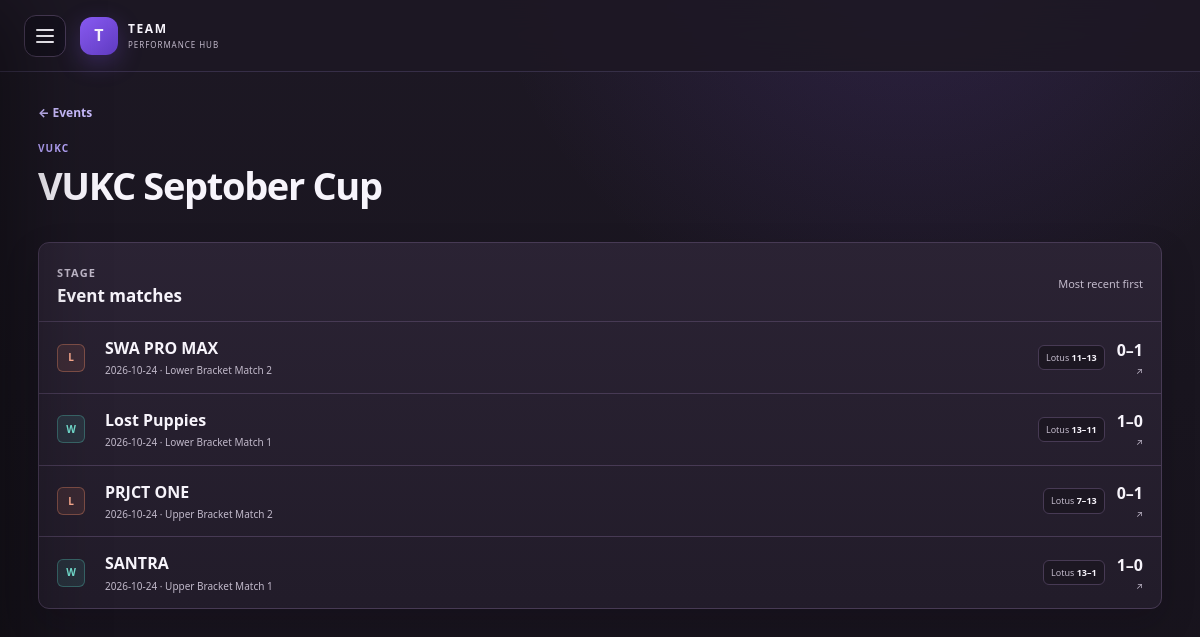
The page /events/11 on the database its author committed.
### tables this page shows
CREATE TABLE events (
    id INTEGER PRIMARY KEY,
    slug TEXT NOT NULL UNIQUE,
    name TEXT NOT NULL,
    competition TEXT NOT NULL,
    event_notes TEXT,
    placement_text TEXT,
    first_date TEXT,
    last_date TEXT
);

CREATE TABLE series (
    id INTEGER PRIMARY KEY,
    event_id INTEGER NOT NULL REFERENCES events(id) ON DELETE CASCADE,
    series_key TEXT NOT NULL UNIQUE,
    stage TEXT,
    opponent TEXT NOT NULL,
    played_at TEXT,
    best_of INTEGER NOT NULL DEFAULT 1,
    maps_won INTEGER NOT NULL DEFAULT 0,
    maps_lost INTEGER NOT NULL DEFAULT 0,
    result TEXT CHECK(result IN ('W','L','D','N/A')),
    roster_category TEXT,
    is_bye INTEGER NOT NULL DEFAULT 0,
    bye_result TEXT,
    notes TEXT
);

CREATE TABLE maps (
    id INTEGER PRIMARY KEY,
    series_id INTEGER NOT NULL REFERENCES series(id) ON DELETE CASCADE,
    match_id TEXT UNIQUE,
    map_index INTEGER NOT NULL DEFAULT 1,
    map_name TEXT NOT NULL,
    map_image_url TEXT,
    played_at TEXT,
    duration_ms INTEGER,
    raw_rounds INTEGER,
    official_rounds INTEGER,
    team_id TEXT,
    start_side TEXT,
    score_for INTEGER NOT NULL,
    score_against INTEGER NOT NULL,
    result TEXT NOT NULL CHECK(result IN ('W','L','D')),
    roster_category TEXT NOT NULL,
    composition_key TEXT,
    data_quality TEXT NOT NULL DEFAULT 'complete' CHECK(data_quality IN ('complete','partial','manual_result')),
    stats_complete INTEGER NOT NULL DEFAULT 1,
    source_path TEXT NOT NULL UNIQUE,
    raw_json TEXT NOT NULL
);

### app/main.py (the view)
@app.get("/events/{event_id}", response_class=HTMLResponse)
def event_detail(request: Request,event_id:int):
    with connect() as con:
        event=con.execute("SELECT * FROM events WHERE id=?",(event_id,)).fetchone()
        if not event: raise HTTPException(404,"Event not found")
        rows=con.execute("""SELECT s.* FROM series s WHERE s.event_id=? ORDER BY CASE WHEN s.played_at IS NULL THEN 1 ELSE 0 END,s.played_at DESC,s.id DESC""",(event_id,)).fetchall()
        groups=defaultdict(list)
        for s in rows:
            maps=con.execute("SELECT * FROM maps WHERE series_id=? ORDER BY map_index,id",(s["id"],)).fetchall()
            d={"row":s,"maps":maps}
            if event["competition"]=="Valorant Premier":
                key="Playoffs" if "playoff" in (s["stage"] or "").lower() else "Regular Season"
            else:
                key="Event matches"
            groups[key].append(d)
    ordered=[]
    for key in (["Playoffs","Regular Season"] if event["competition"]=="Valorant Premier" else ["Event matches"]):
        if groups.get(key): ordered.append((key,groups[key]))
    return templates.TemplateResponse(request,"event.html",{"event":event,"groups":ordered})

### app/templates/event.html
{% extends 'base.html' %}{% block title %}{{event.name}} · Team Dashboard{% endblock %}{% block content %}
<header class="page-head event-hero product-head"><div><a class="back-link" href="/events">← Events</a><span class="eyebrow">{{event.competition}}</span><h1>{{event.name}}</h1>{% if event.placement_text %}<p>{{event.placement_text}}</p>{% endif %}</div></header>
{% for title,items in groups %}<section class="panel event-section"><div class="panel-head"><div><span class="eyebrow">STAGE</span><h2>{{title}}</h2></div><span>Most recent first</span></div><div class="event-match-list">{% for item in items %}{% set s=item.row %}<a class="event-match" href="/matches/{{s.id}}" target="_blank" rel="noopener"><span class="result {% if s.is_bye %}na{% else %}{{s.result|lower}}{% endif %}">{% if s.is_bye %}—{% else %}{{s.result}}{% endif %}</span><div class="grow"><b>{{s.opponent}}</b><small>{{s.played_at[:10] if s.played_at else 'No date'}} · {{s.stage or 'Event match'}}{% if s.notes %} · {{s.notes}}{% endif %}</small></div><div class="event-map-chips">{% for m in item.maps %}<span>{{m.map_name}} <b>{{m.score_for}}–{{m.score_against}}</b></span>{% endfor %}</div><div class="score">{% if s.is_bye %}{{s.bye_result}}{% else %}{{s.maps_won}}–{{s.maps_lost}}{% endif %}<small>↗</small></div></a>{% endfor %}</div></section>{% endfor %}
{% endblock %}

### rows shown on the page
events: competition "VUKC", name "VUKC Septober Cup"
series: result "L", opponent "SWA PRO MAX", played_at "2026-10-24", stage "Lower Bracket Match 2", maps_won "0", maps_lost "1"
maps: map_name "Lotus", score_for "11", score_against "13"
series: result "W", opponent "Lost Puppies", played_at "2026-10-24", stage "Lower Bracket Match 1", maps_won "1", maps_lost "0"
maps: map_name "Lotus", score_for "13", score_against "11"
series: result "L", opponent "PRJCT ONE", played_at "2026-10-24", stage "Upper Bracket Match 2", maps_won "0", maps_lost "1"
maps: map_name "Lotus", score_for "7", score_against "13"
series: result "W", opponent "SANTRA", played_at "2026-10-24", stage "Upper Bracket Match 1", maps_won "1", maps_lost "0"
maps: map_name "Lotus", score_for "13", score_against "1"

### other values the page prints
{{ title }} "Event matches"
